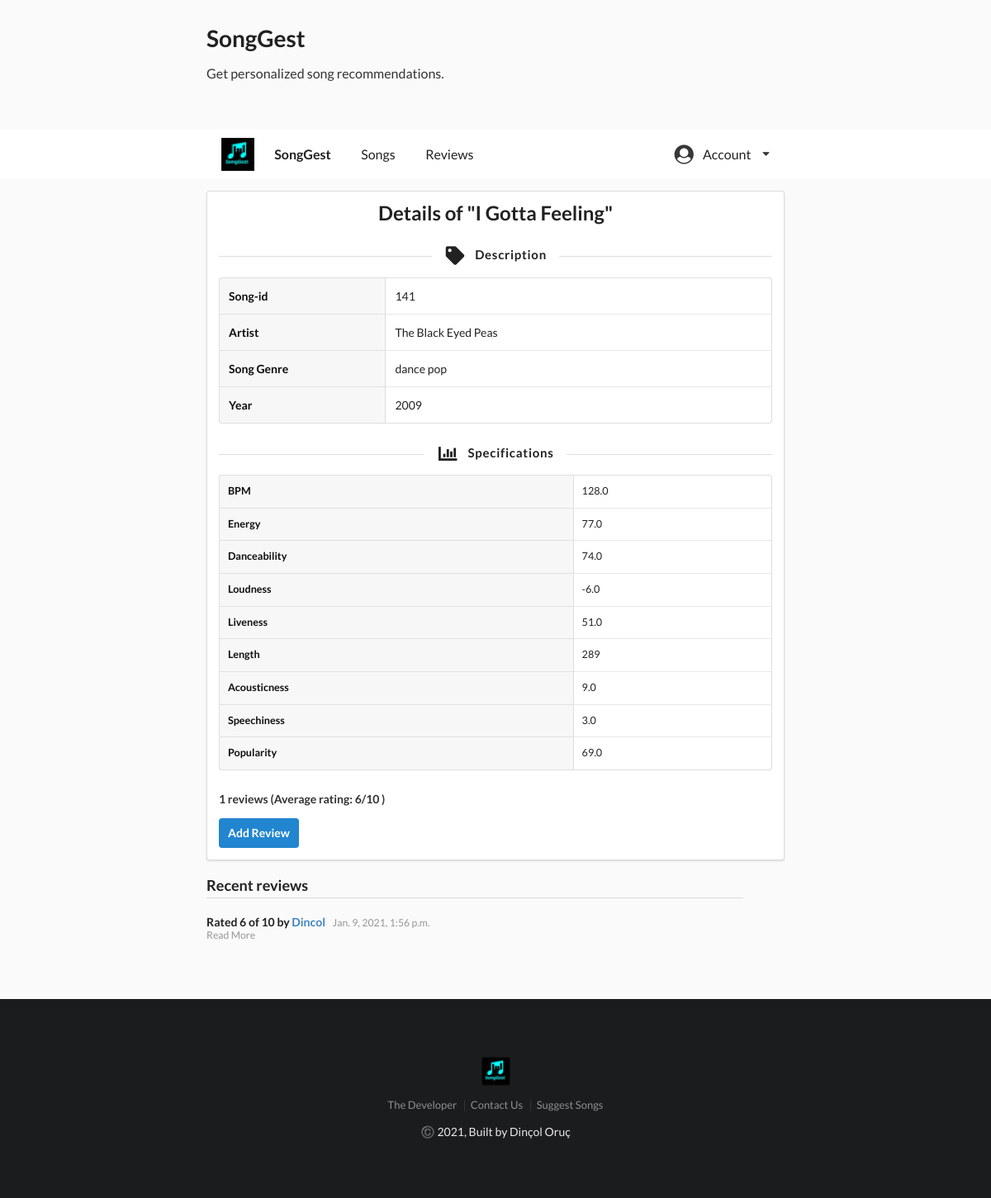
Page /songs/141/ on the committed database.
### reviews/models.py (models this page shows, shortened)
class Song(models.Model):
    name = models.CharField(max_length=80)
    artist = models.CharField(max_length=80)
    genre = models.CharField(max_length=80)
    year = models.IntegerField(null=True, blank=True)
    BPM = models.FloatField(null=True, blank=True)
    energy = models.FloatField(null=True, blank=True)
    danceability = models.FloatField(null=True, blank=True)
    loudness = models.FloatField(null=True, blank=True)
    liveness = models.FloatField(null=True, blank=True)
    valance = models.FloatField(null=True, blank=True)
    length = models.IntegerField(null=True, blank=True)
    acousticness = models.FloatField(null=True, blank=True)
    speechiness = models.FloatField(null=True, blank=True)
    popularity = models.FloatField(null=True, blank=True)
    def average_rating(self):
       return self.review_set.aggregate(models.Avg('rating'))['rating__avg']

class Review(models.Model):
    RATING_CHOICES = (
        (1, '1'),
        (2, '2'),
        (3, '3'),
        (4, '4'),
        (5, '5'),
        (6, '6'),
        (7, '7'),
        (8, '8'),
        (9, '9'),
        (10, '10')
    )
    song = models.ForeignKey(Song, on_delete=models.CASCADE)
    date_created = models.DateTimeField(default=timezone.now)
    author= models.ForeignKey(User, on_delete=models.CASCADE)
    rating = models.IntegerField(choices=RATING_CHOICES)

### reviews/views.py (the view)
# urls.py: path('songs/<int:pk>/', SongDetailView.as_view(), name='song_detail'),
class SongDetailView(DetailView):
    model = Song
    context_object_name = 'song'

### reviews/templates/reviews/song_detail.html (shortened to what this page needs)
{% extends "reviews/base.html" %}
{% block content %}
<div class="ui segment">
    <h2 class=" ui centered header"> Details of  "{{ song.name }}" </h2>
    <h4 class="ui horizontal divider header">
        <i class="tag icon"></i>
        Description
    </h4>
    <table class="ui definition table">
        <tbody>
            <tr>
                <td>Song-id</td>
                <td> {{ song.id }}</td>
            </tr>
        </tbody>
        <tbody>
            <tr>
                <td>Artist</td>
                <td> {{ song.artist }}</td>
            </tr>
        </tbody>
        <tbody>
            <tr>
                <td style="width:30%;">Song Genre</td>
                <td> {{ song.genre }}</td>
            </tr>
        </tbody>
        <tbody>
            <tr>
                <td>Year</td>
                <td> {{ song.year }}</td>
            </tr>
        </tbody>
    </table>
    <h4 class="ui horizontal divider header">
        <i class="bar chart icon"></i>
        Specifications
    </h4>
    <table class="ui definition small table">
        <tbody>
            <tr>
                <td>BPM</td>
                <td> {{ song.BPM}}</td>
            </tr>
        </tbody>
        <tbody>
            <tr>
                <td>Energy</td>
                <td> {{ song.energy }}</td>
            </tr>
        </tbody>
        <tbody>
            <tr>
                <td>Danceability</td>
                <td> {{ song.danceability}}</td>
            </tr>
        </tbody>
        <tbody>
            <tr>
                <td>Loudness</td>
                <td> {{ song.loudness}}</td>
            </tr>
        </tbody>
        <tbody>
            <tr>
                <td>Liveness</td>
                <td> {{ song.liveness}}</td>
            </tr>
        </tbody>
            <tr>
                <td>Length</td>
                <td> {{ song.length}}</td>
            </tr>
        <tbody>
            <tr>
                <td>Acousticness</td>
                <td> {{ song.acousticness}}</td>
            </tr>
        </tbody>
        <tbody>
            <tr>
                <td>Speechiness</td>
                <td> {{ song.speechiness}}</td>
            </tr>
        </tbody>
        <tbody>
            <tr>
                <td>Popularity</td>
                <td> {{ song.popularity}}</td>
            </tr>
        </tbody>
    </table>
    <h5>{{ song.review_set.count }} reviews (Average rating: {{ song.average_rating | floatformat }}/10 )</h5>
    <a href="{% url 'new_review' song.id%}" class="ui blue submit icon button">Add Review</a>
</div>
{% if song.review_set.all %}
<div class="ui comments">
    <h3 class="ui dividing header">Recent reviews</h3>
    {% for review in song.review_set.all reversed%}
    <div class="comment">
        <div class="content">
            <span class="author"> Rated {{ review.rating }} of 10 by <a
                    href="{% url 'user_reviews' review.author.username %}">{{ review.author}}
                </a></span>
            <div class="metadata">
                <span class="date">{{ review.date_created }}</span></div>
            </div>
            <div class="actions">
                <a href="{% url 'review_detail' review.id %}" class="reply">Read More</a>
            </div>
            {% endfor %}
            {% else %}
            <h3>No reviews for this song yet</h3>
            {% endif %}
        </div>
    </div>
</div>
{% endblock content %}

### reviews/static/reviews/main.css (style rules this page uses)
body { background: #fafafa; color: #333333; }

### rows in the picture
Song: name "I Gotta Feeling", id "141", artist "The Black Eyed Peas", genre "dance pop", year "2009", BPM "128.0", energy "77.0", danceability "74.0", loudness "-6.0", liveness "51.0", length "289", acousticness "9.0", speechiness "3.0", popularity "69.0", review_set.count "1", average_rating "6"
Review: rating "6", author "Dincol", date_created "Jan. 9, 2021, 1:56 p.m."
